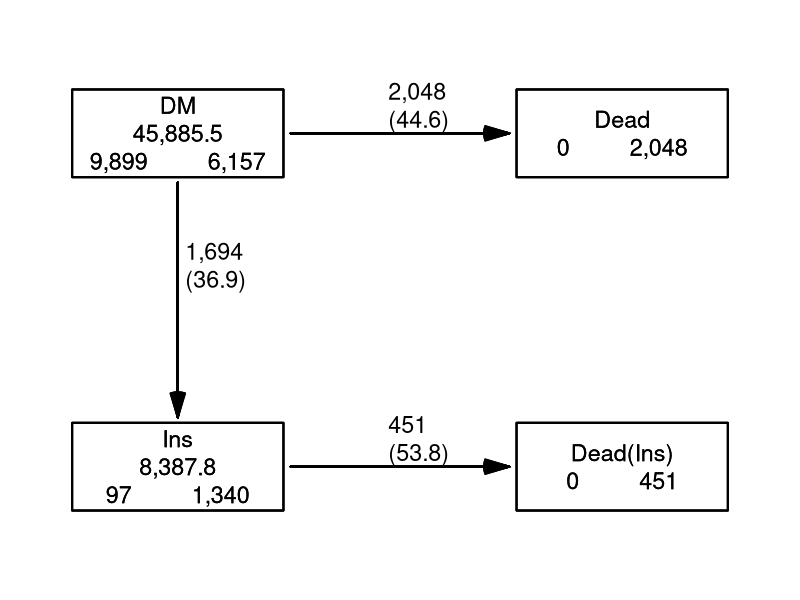
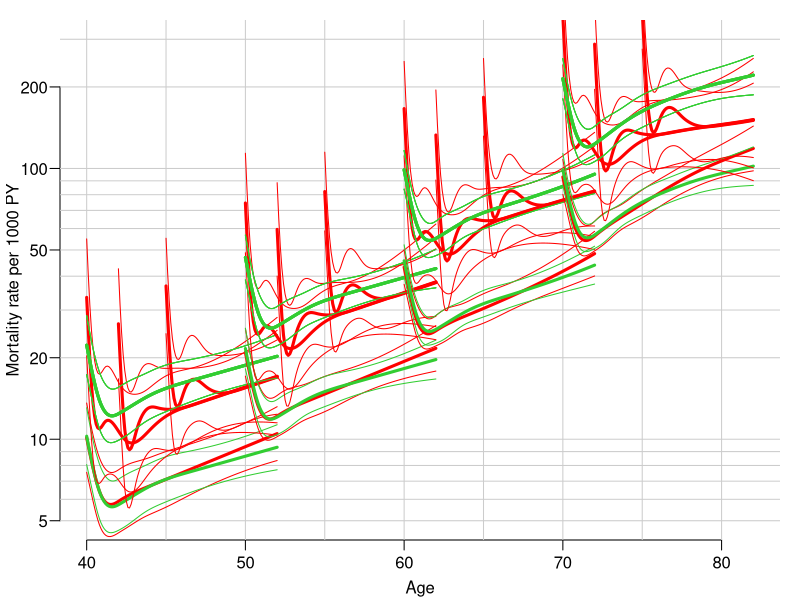
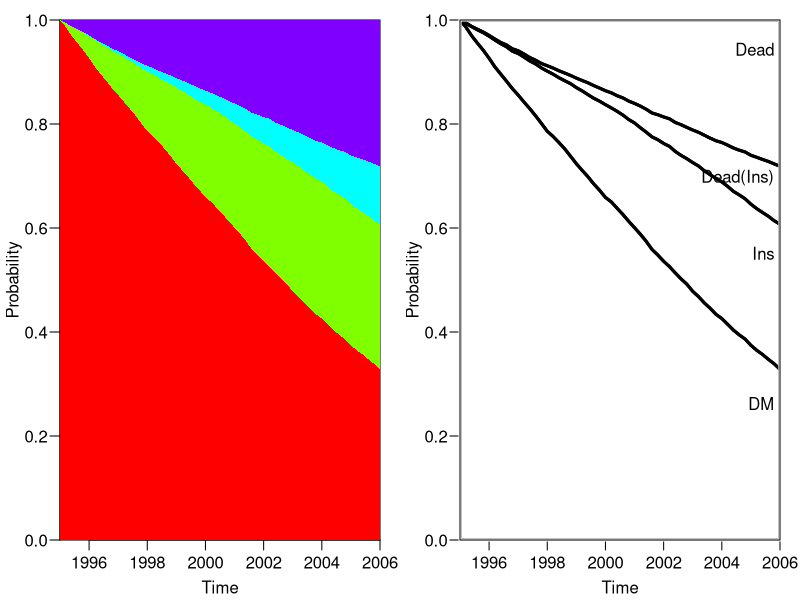
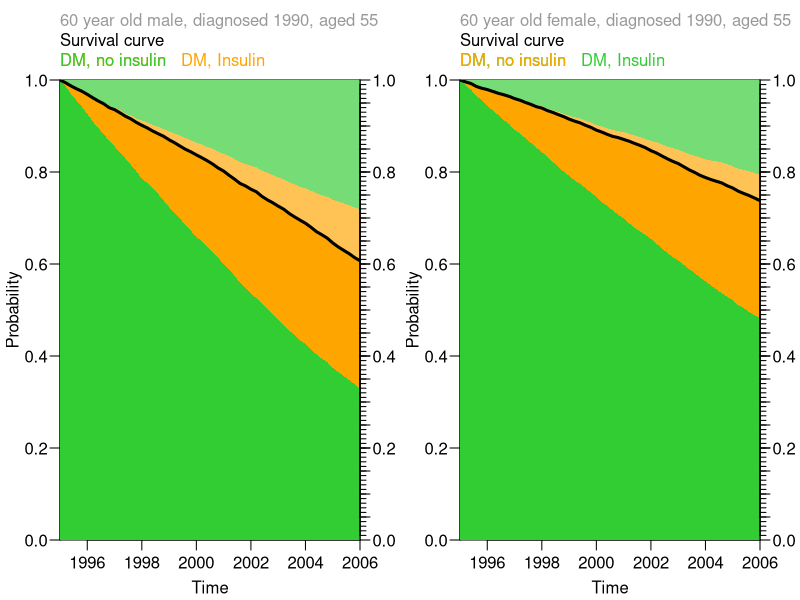
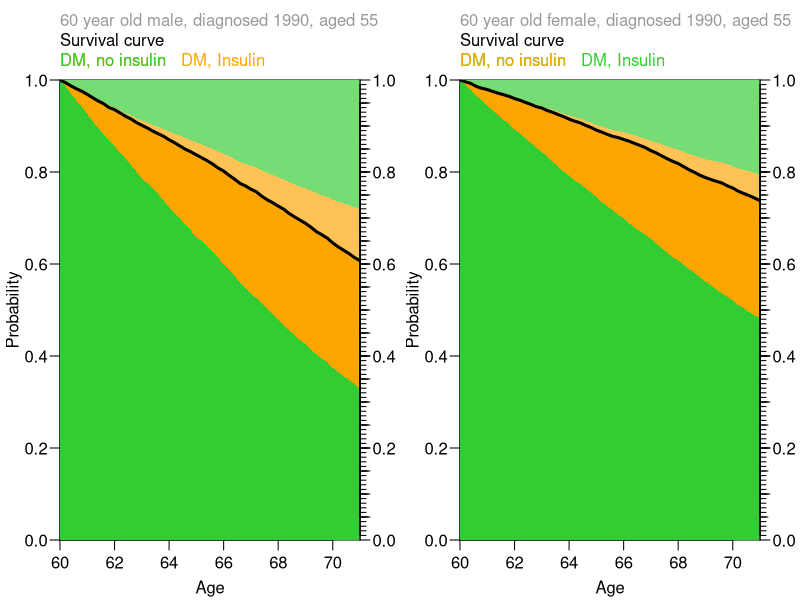
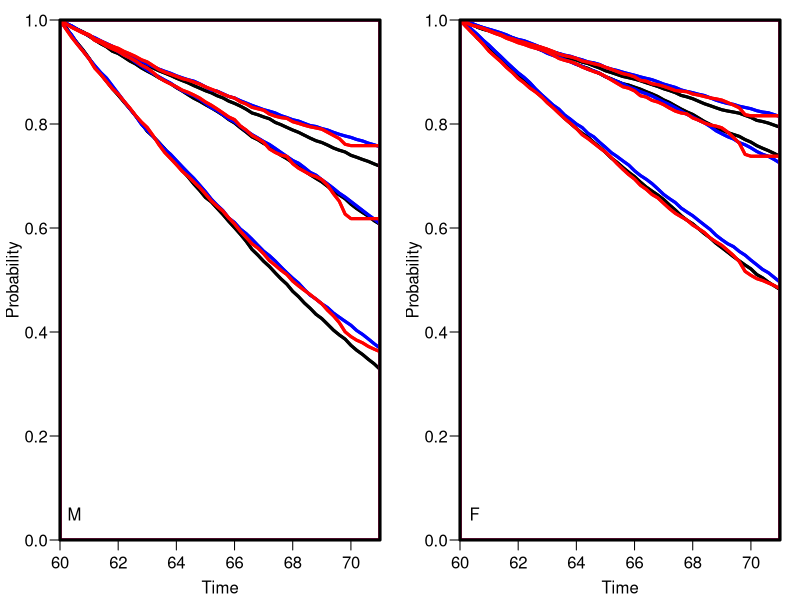

These charts were generated, in order, by the following R code:
### R code from vignette source 'simLexis'
### Encoding: UTF-8

###################################################
### code chunk number 1: simLexis.rnw:24-27
###################################################
options( width=90,
         SweaveHooks=list( fig=function()
         par(mar=c(3,3,1,1),mgp=c(3,1,0)/1.6,las=1,bty="n") ) )


###################################################
### code chunk number 2: start
###################################################
options( width=90 )
library( Epi )
print( sessionInfo(), l=F )


###################################################
### code chunk number 3: Lexis
###################################################
data(DMlate)
dml <- Lexis( entry = list(Per=dodm, Age=dodm-dobth, DMdur=0 ),
               exit = list(Per=dox),
        exit.status = factor(!is.na(dodth),labels=c("DM","Dead")),
               data = DMlate )


###################################################
### code chunk number 4: cut
###################################################
dmi <- cutLexis( dml, cut = dml$doins,
                      pre = "DM",
                new.state = "Ins",
                new.scale = "t.Ins",
             split.states = TRUE )
summary( dmi )
str(dmi)


###################################################
### code chunk number 5: boxes
###################################################
boxes( dmi, boxpos = list(x=c(20,20,80,80),
                        y=c(80,20,80,20)),
            scale.R = 1000, show.BE = TRUE )


###################################################
### code chunk number 6: split
###################################################
Si <- splitLexis( dmi, 0:30/2, "DMdur" )
dim( Si )
print( subset( Si, lex.id==97 )[,1:10], digits=6 )


###################################################
### code chunk number 7: knots
###################################################
nk <- 5
( ai.kn <- with( subset(Si,lex.Xst=="Ins" & lex.Cst!=lex.Xst ),
                 quantile( Age+lex.dur  , probs=(1:nk-0.5)/nk ) ) )
( ad.kn <- with( subset(Si,lex.Xst=="Dead"),
                 quantile( Age+lex.dur  , probs=(1:nk-0.5)/nk ) ) )
( di.kn <- with( subset(Si,lex.Xst=="Ins" & lex.Cst!=lex.Xst ),
                 c(0,quantile( DMdur+lex.dur, probs=(1:(nk-1))/nk ) )) )
( dd.kn <- with( subset(Si,lex.Xst=="Dead"),
                 c(0,quantile( DMdur+lex.dur, probs=(1:(nk-1))/nk ) )) )
( ti.kn <- with( subset(Si,lex.Xst=="Dead(Ins)"),
                 c(0,quantile( t.Ins+lex.dur, probs=(1:(nk-1))/nk ) )) )


###################################################
### code chunk number 8: Poisson
###################################################
library( splines )
DM.Ins <- glm( (lex.Xst=="Ins") ~ Ns( Age  , knots=ai.kn ) +
                                  Ns( DMdur, knots=di.kn ) +
                                  I(Per-2000) + sex,
               family=poisson, offset=log(lex.dur),
               data = subset(Si,lex.Cst=="DM") )
DM.Dead <- glm( (lex.Xst=="Dead") ~ Ns( Age  , knots=ad.kn ) +
                                    Ns( DMdur, knots=dd.kn ) +
                                    I(Per-2000) + sex,
               family=poisson, offset=log(lex.dur),
               data = subset(Si,lex.Cst=="DM") )
Ins.Dead <- glm( (lex.Xst=="Dead(Ins)") ~ Ns( Age  , knots=ad.kn ) +
                                          Ns( DMdur, knots=dd.kn ) +
                                          Ns( t.Ins, knots=ti.kn ) +
                                          I(Per-2000) + sex,
               family=poisson, offset=log(lex.dur),
               data = subset(Si,lex.Cst=="Ins") )


###################################################
### code chunk number 9: prop-haz
###################################################
with( Si, table(lex.Cst) )
All.Dead <- glm( (lex.Xst %in% c("Dead(Ins)","Dead")) ~
                 Ns( Age  , knots=ad.kn ) +
                 Ns( DMdur, knots=dd.kn ) +
                 lex.Cst +
                 I(Per-2000) + sex,
                 family=poisson, offset=log(lex.dur),
                 data = Si )
round( ci.exp( All.Dead ), 3 )


###################################################
### code chunk number 10: get-dev
###################################################
what <- c("null.deviance","df.null","deviance","df.residual")
( rD <- unlist(  DM.Dead[what] ) )
( rI <- unlist( Ins.Dead[what] ) )
( rA <- unlist( All.Dead[what] ) )
round( c( dd <- rA-(rI+rD), "pVal"=1-pchisq(dd[3],dd[4]+1) ), 3 )


###################################################
### code chunk number 11: pr-array
###################################################
pr.rates <- NArray( list( DMdur = seq(0,12,0.1),
                          DMage = 4:7*10,
                          r.Ins = c(NA,0,2,5),
                          model = c("DM/Ins","All"),
                           what = c("rate","lo","hi") ) )
str( pr.rates )


###################################################
### code chunk number 12: simLexis.rnw:382-383
###################################################
ci.pred


###################################################
### code chunk number 13: make-pred
###################################################
nd <- data.frame( DMdur = as.numeric( dimnames(pr.rates)[[1]] ),
                lex.Cst = factor( 1, levels=1:4,
                                  labels=levels(Si$lex.Cst) ),
                    sex = factor( 1, levels=1:2, labels=c("M","F")),
                lex.dur = 1000 )
for( ia in dimnames(pr.rates)[[2]] )
   {
dnew <- transform( nd, Age = as.numeric(ia)+DMdur,
                       Per = 1998+DMdur )
pr.rates[,ia,1,"DM/Ins",] <- ci.pred(  DM.Dead, newdata = dnew )
pr.rates[,ia,1,"All"   ,] <- ci.pred( All.Dead, newdata = dnew )
for( ii in dimnames(pr.rates)[[3]][-1] )
   {
dnew = transform( dnew, lex.Cst = factor( 2, levels=1:4,
                                          labels=levels(Si$lex.Cst) ),
                          t.Ins = ifelse( (DMdur-as.numeric(ii)) >= 0,
                                           DMdur-as.numeric(ii), NA ) )
pr.rates[,ia, ii ,"DM/Ins",] <- ci.pred( Ins.Dead, newdata = dnew )
pr.rates[,ia, ii ,"All"   ,] <- ci.pred( All.Dead, newdata = dnew )
    }
    }


###################################################
### code chunk number 14: mort-int
###################################################
par( mar=c(3,3,1,1), mgp=c(3,1,0)/1.6, las=1 )
plot( NA, xlim=c(40,82), ylim=c(5,300), bty="n",
      log="y", xlab="Age", ylab="Mortality rate per 1000 PY" )
abline( v=seq(40,80,5), h=outer(1:9,10^(0:2),"*"), col=gray(0.8) )
for( aa in 4:7*10 ) for( ii in 1:4 )
   matlines( aa+as.numeric(dimnames(pr.rates)[[1]]),
            cbind( pr.rates[,paste(aa),ii,"DM/Ins",],
                   pr.rates[,paste(aa),ii,"All"   ,] ),
            type="l", lty=1, lwd=c(3,1,1),
            col=rep(c("red","limegreen"),each=3) )


###################################################
### code chunk number 15: Tr
###################################################
Tr <- list( "DM" = list( "Ins"       = DM.Ins,
                         "Dead"      = DM.Dead  ),
           "Ins" = list( "Dead(Ins)" = Ins.Dead ) )


###################################################
### code chunk number 16: make-ini
###################################################
str( Si[NULL,1:9] )
ini <- subset(Si,FALSE,select=1:9)
str( ini )
ini <- subset(Si,select=1:9)[NULL,]
str( ini )


###################################################
### code chunk number 17: ini-fill
###################################################
ini[1:2,"lex.id"] <- 1:2
ini[1:2,"lex.Cst"] <- "DM"
ini[1:2,"Per"] <- 1995
ini[1:2,"Age"] <- 60
ini[1:2,"DMdur"] <- 5
ini[1:2,"sex"] <- c("M","F")
ini


###################################################
### code chunk number 18: simL
###################################################
set.seed( 52381764 )
Nsim <- 5000
system.time( simL <- simLexis( Tr,
                              ini,
                          t.range = 12,
                                N = Nsim ) )


###################################################
### code chunk number 19: sum-simL
###################################################
summary( simL, by="sex" )


###################################################
### code chunk number 20: Tr.p-simP
###################################################
Tr.p <- list( "DM" = list( "Ins"       = DM.Ins,
                           "Dead"      = All.Dead  ),
             "Ins" = list( "Dead(Ins)" = All.Dead ) )
system.time( simP <- simLexis( Tr.p,
                                ini,
                            t.range = 12,
                                  N = Nsim ) )
summary( simP, by="sex" )


###################################################
### code chunk number 21: Cox-dur
###################################################
library( survival )
Cox.Dead <- coxph( Surv( DMdur, DMdur+lex.dur,
                         lex.Xst %in% c("Dead(Ins)","Dead")) ~
                   Ns( Age-DMdur, knots=ad.kn ) +
                   I(lex.Cst=="Ins") +
                   I(Per-2000) + sex,
               data = Si )
round( ci.exp( Cox.Dead ), 3 )
round( ci.exp( All.Dead ), 3 )


###################################################
### code chunk number 22: TR.c
###################################################
Tr.c <- list( "DM" = list( "Ins"       = Tr$DM$Ins,
                           "Dead"      = Cox.Dead  ),
             "Ins" = list( "Dead(Ins)" = Cox.Dead ) )
system.time( simC <- simLexis( Tr.c,
                                ini,
                            t.range = 12,
                                  N = Nsim ) )
summary( simC, by="sex" )


###################################################
### code chunk number 23: nState
###################################################
system.time(
nSt <- nState( subset(simL,sex=="M"),
               at=seq(0,11,0.2), from=1995, time.scale="Per" ) )
nSt[1:10,]


###################################################
### code chunk number 24: pstate0
###################################################
pM <- pState( nSt, perm=c(1,2,4,3) )
head( pM )
par( mfrow=c(1,2), mar=c(3,3,1,1), mgp=c(3,1,0)/1.6 )
plot( pM )
plot( pM, border="black", col="transparent", lwd=3 )
text( rep(as.numeric(rownames(pM)[nrow(pM)-1]),ncol(pM)),
      pM[nrow(pM),]-diff(c(0,pM[nrow(pM),]))/5,
      colnames( pM ), adj=1 )
box( col="white", lwd=3 )
box()


###################################################
### code chunk number 25: pstatex
###################################################
clr <- c("limegreen","orange")
# expand with a lighter version of the two chosen colors
clx <- c( clr, rgb( t( col2rgb( clr[2:1] )*2 + rep(255,3) ) / 3, max=255 ) )
par( mfrow=c(1,2), las=1, mar=c(3,3,4,2), mgp=c(3,1,0)/1.6 )
# Men
plot( pM, col=clx )
lines( as.numeric(rownames(pM)), pM[,2], lwd=3 )
mtext( "60 year old male, diagnosed 1990, aged 55", side=3, line=2.5, adj=0, col=gray(0.6) )
mtext( "Survival curve", side=3, line=1.5, adj=0 )
mtext( "DM, no insulin   DM, Insulin", side=3, line=0.5, adj=0, col=clr[2] )
mtext( "DM, no insulin", side=3, line=0.5, adj=0, col=clr[1] )
axis( side=4 )
axis( side=4, at=1:19/20, labels=FALSE )
axis( side=4, at=1:99/100, labels=FALSE, tcl=-0.3 )
# Women
pF <- pState( nState( subset(simL,sex=="F"),
                      at=seq(0,11,0.2),
                      from=1995,
                      time.scale="Per" ),
              perm=c(1,2,4,3) )
plot( pF, col=clx )
lines( as.numeric(rownames(pF)), pF[,2], lwd=3 )
mtext( "60 year old female, diagnosed 1990, aged 55", side=3, line=2.5, adj=0, col=gray(0.6) )
mtext( "Survival curve", side=3, line=1.5, adj=0 )
mtext( "DM, no insulin   DM, Insulin", side=3, line=0.5, adj=0, col=clr[1] )
mtext( "DM, no insulin", side=3, line=0.5, adj=0, col=clr[2] )
axis( side=4 )
axis( side=4, at=1:19/20, labels=FALSE )
axis( side=4, at=1:99/100, labels=FALSE, tcl=-0.3 )


###################################################
### code chunk number 26: pstatey
###################################################
par( mfrow=c(1,2), las=1, mar=c(3,3,4,2), mgp=c(3,1,0)/1.6 )
# Men
pM <- pState( nState( subset(simL,sex=="M"),
                      at=seq(0,11,0.2),
                      from=60,
                      time.scale="Age" ),
              perm=c(1,2,4,3) )
plot( pM, col=clx, xlab="Age" )
lines( as.numeric(rownames(pM)), pM[,2], lwd=3 )
mtext( "60 year old male, diagnosed 1990, aged 55", side=3, line=2.5, adj=0, col=gray(0.6) )
mtext( "Survival curve", side=3, line=1.5, adj=0 )
mtext( "DM, no insulin   DM, Insulin", side=3, line=0.5, adj=0, col=clr[2] )
mtext( "DM, no insulin", side=3, line=0.5, adj=0, col=clr[1] )
axis( side=4 )
axis( side=4, at=1:19/20, labels=FALSE )
axis( side=4, at=1:19/20, labels=FALSE, tcl=-0.4 )
axis( side=4, at=1:99/100, labels=FALSE, tcl=-0.3 )
# Women
pF <- pState( nState( subset(simL,sex=="F"),
                      at=seq(0,11,0.2),
                      from=60,
                      time.scale="Age" ),
              perm=c(1,2,4,3) )
plot( pF, col=clx, xlab="Age" )
lines( as.numeric(rownames(pF)), pF[,2], lwd=3 )
mtext( "60 year old female, diagnosed 1990, aged 55", side=3, line=2.5, adj=0, col=gray(0.6) )
mtext( "Survival curve", side=3, line=1.5, adj=0 )
mtext( "DM, no insulin   DM, Insulin", side=3, line=0.5, adj=0, col=clr[1] )
mtext( "DM, no insulin", side=3, line=0.5, adj=0, col=clr[2] )
axis( side=4 )
axis( side=4, at=1:9/10, labels=FALSE )
axis( side=4, at=1:19/20, labels=FALSE, tcl=-0.4 )
axis( side=4, at=1:99/100, labels=FALSE, tcl=-0.3 )


###################################################
### code chunk number 27: comp-0
###################################################
PrM  <- pState( nState( subset(simP,sex=="M"),
                        at=seq(0,11,0.2),
                        from=60,
                        time.scale="Age" ),
                perm=c(1,2,4,3) )
PrF  <- pState( nState( subset(simP,sex=="F"),
                        at=seq(0,11,0.2),
                        from=60,
                        time.scale="Age" ),
                perm=c(1,2,4,3) )
CoxM <- pState( nState( subset(simC,sex=="M"),
                        at=seq(0,11,0.2),
                        from=60,
                        time.scale="Age" ),
                perm=c(1,2,4,3) )
CoxF <- pState( nState( subset(simC,sex=="F"),
                        at=seq(0,11,0.2),
                        from=60,
                        time.scale="Age" ),
                perm=c(1,2,4,3) )

par( mfrow=c(1,2), mar=c(3,3,1,1), mgp=c(3,1,0)/1.6 )
 plot(   pM, border="black", col="transparent", lwd=3 )
lines(  PrM, border="blue" , col="transparent", lwd=3 )
lines( CoxM, border="red"  , col="transparent", lwd=3 )
text( 60.5, 0.05, "M" )
box( lwd=3 )

 plot(   pF, border="black", col="transparent", lwd=3 )
lines(  PrF, border="blue" , col="transparent", lwd=3 )
lines( CoxF, border="red"  , col="transparent", lwd=3 )
text( 60.5, 0.05, "F" )
box( lwd=3 )


###################################################
### code chunk number 28: CHANGE1 (eval = FALSE)
###################################################
## source( "../R/simLexis.R", keep.source=TRUE )


###################################################
### code chunk number 29: CHANGE2
###################################################
simX <- Epi:::simX
sim1 <- Epi:::sim1
lint <- Epi:::lint
get.next <- Epi:::get.next
chop.lex <- Epi:::chop.lex


###################################################
### code chunk number 30: simLexis.rnw:934-937
###################################################
cbind(
attr( ini, "time.scale" ),
attr( ini, "time.since" ) )


###################################################
### code chunk number 31: simLexis.rnw:962-963
###################################################
simLexis


###################################################
### code chunk number 32: simLexis.rnw:980-981
###################################################
simX


###################################################
### code chunk number 33: simLexis.rnw:993-994
###################################################
sim1


###################################################
### code chunk number 34: simLexis.rnw:1006-1007
###################################################
lint


###################################################
### code chunk number 35: simLexis.rnw:1017-1018
###################################################
get.next


###################################################
### code chunk number 36: simLexis.rnw:1027-1028
###################################################
chop.lex


###################################################
### code chunk number 37: simLexis.rnw:1045-1046
###################################################
nState


###################################################
### code chunk number 38: simLexis.rnw:1055-1056
###################################################
pState


###################################################
### code chunk number 39: simLexis.rnw:1060-1062
###################################################
plot.pState
lines.pState
